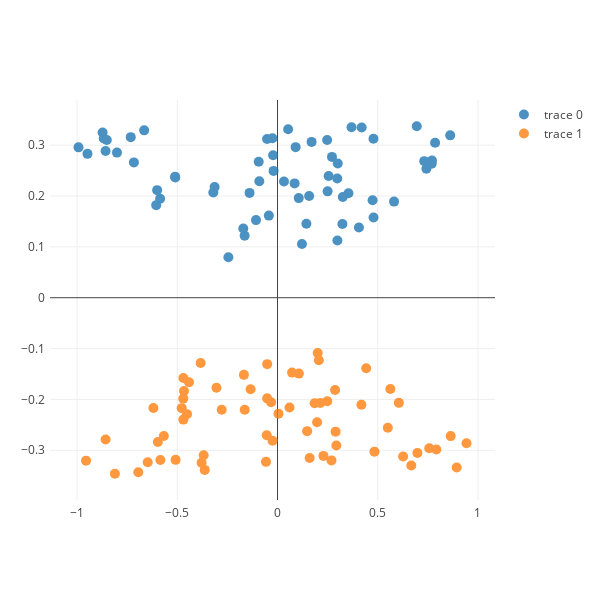
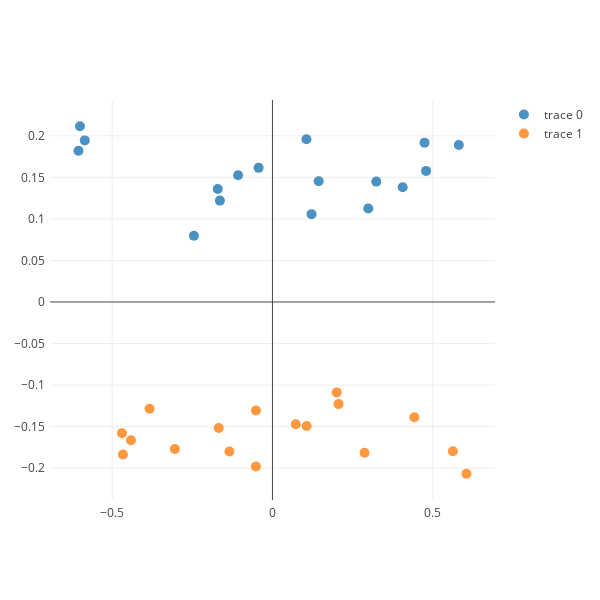
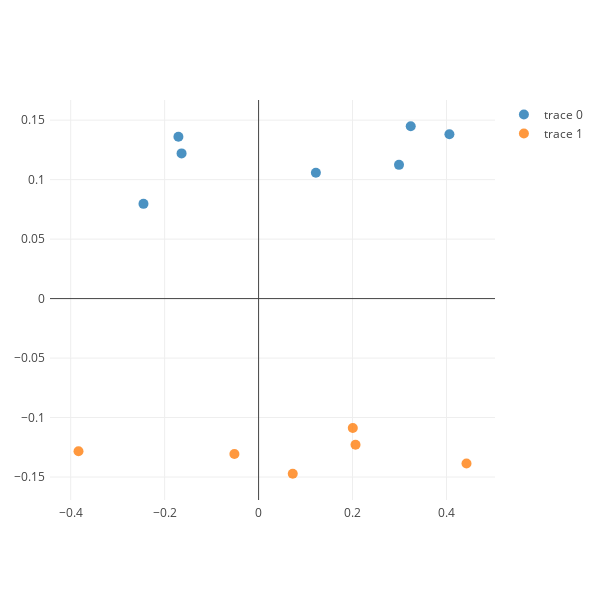
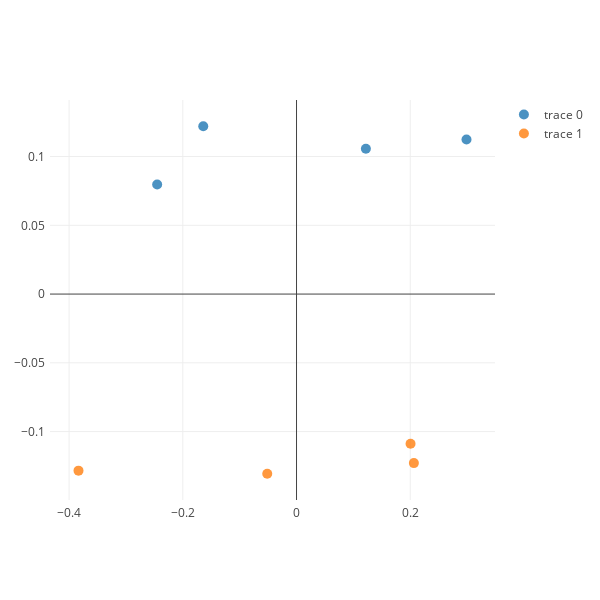

Source (notebook cell) for these figures, in order:
### Code cell
import numpy as np
from sklearn.svm import SVC

for C in [0.1, 1.0, 5.0, 10.0, 50.0]:
    svm_linear = SVC(C=C, kernel='linear')
    svm_linear.fit(X_0, y_0)
    accuracy = accuracy_test(svm_linear, X_0, y_0)
    print('cost = {}, #SV = {}, accuracy = {}'.format(
        C, svm_linear.support_vectors_.shape[0], accuracy))
    
    X_0_sv = X_0[svm_linear.support_]
    y_0_sv = y_0[svm_linear.support_]
    ipython_2d_scatter(X_0_sv, y_0_sv, marker_size=10)
    print('\n{}\n'.format('-'*50))

### Figure 1 — Plotly figure (JSON) as saved in the notebook; plotly's stock layout.template omitted (floating-point values rounded to 4 significant figures)
{"data": [{"marker": {"color": 0, "colorscale": "Jet", "size": 10}, "mode": "markers", "opacity": 0.8, "text": ["point #0", "point #1", "point #2", "point #3", "point #4", "point #5", "point #6", "point #7", "point #8", "point #9", "point #10", "point #11", "point #12", "point #13", "point #14", "point #15", "point #16", "point #17", "point #18", "point #19", "point #20", "point #21", "point #22", "point #23", "point #24", "point #25", "point #26", "point #27", "point #28", "point #29", "point #30", "point #31", "point #32", "point #33", "point #34", "point #35", "point #36", "point #37", "point #38", "point #39", "point #40", "point #41", "point #42", "point #43", "point #44", "point #45", "point #46", "point #47", "point #48", "point #49", "point #50", "point #51", "point #52", "point #53", "point #54", "point #55", "point #56", "point #57", "point #58", "point #59", "point #60", "point #61"], "type": "scatter", "x": [0.03225, 0.3541, -0.164, 0.298, 0.2477, -0.6052, -0.02504, 0.1061, 0.4789, 0.2719, 0.7322, -0.5856, -0.7166, -0.5102, -0.02182, -0.7321, 0.4745, 0.4063, -0.8669, 0.5816, -0.3138, -0.2451, -0.8727, 0.7708, 0.25, 0.05308, -0.8518, -0.8578, -0.01946, -0.5109, -0.8009, -0.1394, -0.1072, 0.3693, 0.3239, 0.158, 0.2551, 0.8618, 0.1442, -0.9481, -0.09071, -0.1707, 0.6948, 0.743, -0.05195, 0.326, 0.4793, -0.6652, 0.7693, 0.1701, -0.6005, -0.9929, -0.09381, 0.2989, 0.42, 0.7864, 0.08534, 0.3007, -0.04318, -0.3202, 0.09046, 0.122], "y": [0.2286, 0.2055, 0.122, 0.2345, 0.3101, 0.182, 0.3134, 0.1958, 0.3126, 0.2768, 0.2685, 0.1945, 0.2661, 0.2365, 0.2801, 0.3157, 0.1918, 0.1382, 0.3132, 0.189, 0.2175, 0.07964, 0.3248, 0.2696, 0.2091, 0.3311, 0.3101, 0.2886, 0.2494, 0.2379, 0.2853, 0.2061, 0.1526, 0.3352, 0.1449, 0.1999, 0.2393, 0.3192, 0.1454, 0.2829, 0.2291, 0.136, 0.3371, 0.2535, 0.312, 0.198, 0.1578, 0.329, 0.2634, 0.3064, 0.2115, 0.2956, 0.2675, 0.1124, 0.3348, 0.3045, 0.2248, 0.2637, 0.1614, 0.2067, 0.296, 0.1057]}, {"marker": {"color": 1, "colorscale": "Jet", "size": 10}, "mode": "markers", "opacity": 0.8, "text": ["point #62", "point #63", "point #64", "point #65", "point #66", "point #67", "point #68", "point #69", "point #70", "point #71", "point #72", "point #73", "point #74", "point #75", "point #76", "point #77", "point #78", "point #79", "point #80", "point #81", "point #82", "point #83", "point #84", "point #85", "point #86", "point #87", "point #88", "point #89", "point #90", "point #91", "point #92", "point #93", "point #94", "point #95", "point #96", "point #97", "point #98", "point #99", "point #100", "point #101", "point #102", "point #103", "point #104", "point #105", "point #106", "point #107", "point #108", "point #109", "point #110", "point #111", "point #112", "point #113", "point #114", "point #115", "point #116", "point #117", "point #118", "point #119", "point #120", "point #121", "point #122", "point #123", "point #124"], "type": "scatter", "x": [-0.0515, -0.1675, 0.4186, 0.1067, 0.07271, -0.3631, 0.9431, -0.6476, 0.4839, -0.5672, 0.2481, -0.05753, 0.2139, 0.2899, 0.1977, 0.1603, 0.2293, 0.6676, -0.9551, -0.4415, 0.5504, -0.6946, 0.8943, -0.2784, 0.2005, -0.1635, -0.3834, -0.02469, -0.03183, -0.4695, -0.8113, -0.5084, -0.3787, 0.8642, 0.2693, -0.6192, 0.2874, -0.4779, -0.05368, -0.4698, -0.5843, -0.05166, 0.1852, -0.3044, -0.4702, 0.05985, -0.597, -0.4664, 0.2064, -0.4516, 0.7926, 0.004743, -0.1342, -0.3682, 0.7574, 0.6055, 0.5631, -0.8577, 0.6269, 0.4426, 0.1479, 0.698, 0.2936], "y": [-0.1307, -0.1517, -0.2103, -0.1492, -0.1472, -0.3385, -0.2862, -0.3236, -0.3027, -0.272, -0.2036, -0.3227, -0.2071, -0.2633, -0.2448, -0.3152, -0.311, -0.33, -0.3203, -0.1663, -0.2558, -0.3432, -0.334, -0.2201, -0.1088, -0.2203, -0.1284, -0.2812, -0.2056, -0.1578, -0.3461, -0.3188, -0.3244, -0.2721, -0.3198, -0.2169, -0.1814, -0.2171, -0.2703, -0.2397, -0.319, -0.1979, -0.2075, -0.177, -0.1984, -0.2158, -0.2837, -0.1835, -0.1229, -0.229, -0.2985, -0.2279, -0.1799, -0.3098, -0.2959, -0.2067, -0.1796, -0.2788, -0.3122, -0.1387, -0.2624, -0.3053, -0.2905]}], "layout": {"autosize": false, "height": 600, "margin": {"b": 100, "l": 50, "pad": 4, "r": 50, "t": 100}, "width": 600}}

### Figure 2 — Plotly figure (JSON) as saved in the notebook; plotly's stock layout.template omitted (floating-point values rounded to 4 significant figures)
{"data": [{"marker": {"color": 0, "colorscale": "Jet", "size": 10}, "mode": "markers", "opacity": 0.8, "text": ["point #0", "point #1", "point #2", "point #3", "point #4", "point #5", "point #6", "point #7", "point #8", "point #9", "point #10", "point #11", "point #12", "point #13", "point #14", "point #15", "point #16"], "type": "scatter", "x": [-0.164, -0.6052, 0.1061, -0.5856, 0.4745, 0.4063, 0.5816, -0.2451, -0.1072, 0.3239, 0.1442, -0.1707, 0.4793, -0.6005, 0.2989, -0.04318, 0.122], "y": [0.122, 0.182, 0.1958, 0.1945, 0.1918, 0.1382, 0.189, 0.07964, 0.1526, 0.1449, 0.1454, 0.136, 0.1578, 0.2115, 0.1124, 0.1614, 0.1057]}, {"marker": {"color": 1, "colorscale": "Jet", "size": 10}, "mode": "markers", "opacity": 0.8, "text": ["point #17", "point #18", "point #19", "point #20", "point #21", "point #22", "point #23", "point #24", "point #25", "point #26", "point #27", "point #28", "point #29", "point #30", "point #31", "point #32", "point #33"], "type": "scatter", "x": [-0.0515, -0.1675, 0.1067, 0.07271, -0.4415, 0.2005, -0.3834, -0.4695, 0.2874, -0.05166, -0.3044, -0.4664, 0.2064, -0.1342, 0.6055, 0.5631, 0.4426], "y": [-0.1307, -0.1517, -0.1492, -0.1472, -0.1663, -0.1088, -0.1284, -0.1578, -0.1814, -0.1979, -0.177, -0.1835, -0.1229, -0.1799, -0.2067, -0.1796, -0.1387]}], "layout": {"autosize": false, "height": 600, "margin": {"b": 100, "l": 50, "pad": 4, "r": 50, "t": 100}, "width": 600}}

### Figure 3 — Plotly figure (JSON) as saved in the notebook; plotly's stock layout.template omitted (floating-point values rounded to 4 significant figures)
{"data": [{"marker": {"color": 0, "colorscale": "Jet", "size": 10}, "mode": "markers", "opacity": 0.8, "text": ["point #0", "point #1", "point #2", "point #3", "point #4", "point #5", "point #6"], "type": "scatter", "x": [-0.164, 0.4063, -0.2451, 0.3239, -0.1707, 0.2989, 0.122], "y": [0.122, 0.1382, 0.07964, 0.1449, 0.136, 0.1124, 0.1057]}, {"marker": {"color": 1, "colorscale": "Jet", "size": 10}, "mode": "markers", "opacity": 0.8, "text": ["point #7", "point #8", "point #9", "point #10", "point #11", "point #12"], "type": "scatter", "x": [-0.0515, 0.07271, 0.2005, -0.3834, 0.2064, 0.4426], "y": [-0.1307, -0.1472, -0.1088, -0.1284, -0.1229, -0.1387]}], "layout": {"autosize": false, "height": 600, "margin": {"b": 100, "l": 50, "pad": 4, "r": 50, "t": 100}, "width": 600}}

### Figure 4 — Plotly figure (JSON) as saved in the notebook; plotly's stock layout.template omitted (floating-point values rounded to 4 significant figures)
{"data": [{"marker": {"color": 0, "colorscale": "Jet", "size": 10}, "mode": "markers", "opacity": 0.8, "text": ["point #0", "point #1", "point #2", "point #3"], "type": "scatter", "x": [-0.164, -0.2451, 0.2989, 0.122], "y": [0.122, 0.07964, 0.1124, 0.1057]}, {"marker": {"color": 1, "colorscale": "Jet", "size": 10}, "mode": "markers", "opacity": 0.8, "text": ["point #4", "point #5", "point #6", "point #7"], "type": "scatter", "x": [-0.0515, 0.2005, -0.3834, 0.2064], "y": [-0.1307, -0.1088, -0.1284, -0.1229]}], "layout": {"autosize": false, "height": 600, "margin": {"b": 100, "l": 50, "pad": 4, "r": 50, "t": 100}, "width": 600}}
